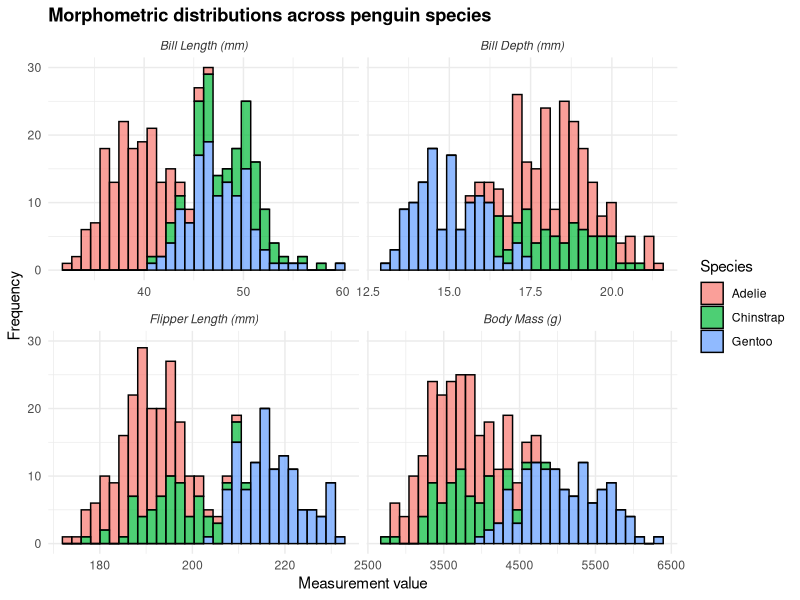

Source code (R):
## ---- chunk 1
knitr::opts_chunk$set(
  echo = TRUE,
  include = TRUE,
  message = FALSE,
  warning = FALSE)
## ---- chunk 2
#| message: true
#| warning: false
rm(list = ls())
## ---- chunk 3
# in the console:
#   credentials::git_credential_ask()
#   usethis::git_sitrep()

# if error message comes up that default branch is origin when it should be "main", enter this in the console:
#   usethis::git_default_branch_rediscover()

# in the console:
#   usethis::use_git()
#   usethis::use_github()

# in RStudio terminal:
  # git remote add origin https://github.com/katiedyck/MB5370_Module02.git
  # git push -u origin main
  # git push
## ---- chunk 4
library(tidyverse)  # includes `stringr` and `lubridate` packages
library(here)
library(readxl)
library(palmerpenguins)
## ---- chunk 5
#| code-fold: false

table1 <- table1
table1
## ---- chunk 6
#| code-fold: false

table2 <- table2
table2

table3 <- table3
table3
## ---- chunk 7
#| code-fold: false

table1 |> 
  pivot_longer(cols = c("cases", "population"),
               names_to = "case_type",
               values_to = "case_count")
## ---- chunk 8
#| code-fold: false

table2 |> 
  pivot_wider(names_from = "type", values_from = "count")
## ---- chunk 9
billboard <- billboard
billboard
## ---- chunk 10
#| code-fold: false

billboard |> 
  pivot_longer(cols = starts_with("wk"),  # so the first 3 columns are not pivoted
               names_to = "week",
               values_to = "rank")
## ---- chunk 11
#| code-fold: false

billboard |> 
  pivot_longer(cols = starts_with("wk"),
               names_to = "week",
               values_to = "rank",
               values_drop_na = TRUE)
## ---- chunk 12
#| code-fold: false

billboard |> 
  pivot_longer(cols = starts_with("wk"),
               names_to = "week",
               values_to = "rank",
               values_drop_na = TRUE,
               names_prefix = "wk") |> 
  mutate(week = as.numeric(week))
## ---- chunk 13
cms_patient_experience <- cms_patient_experience
cms_patient_experience
## ---- chunk 14
#| code-fold: false

cms_patient_experience |> 
  distinct(measure_cd, measure_title)
## ---- chunk 15
#| code-fold: false

cms_patient_experience |> 
  pivot_wider(id_cols = starts_with("org"),   # tells pivot_wider which columns have values that are unique to each row
              names_from = measure_title,
              values_from = prf_rate)
## ---- chunk 16
penguins <- penguins
penguins
## ---- chunk 17
#| code-fold: true

penguins_long <- penguins |> 
  pivot_longer(cols = c(bill_length_mm, bill_depth_mm, flipper_length_mm, body_mass_g),
               names_to = "measurement_type",
               values_to = "value")

penguins_long
## ---- chunk 18
#| code-fold: true

penguins_long |>
  drop_na(value) |>
  mutate(
    # Create a new factor variable with desired labels for facets
    measurement_type_labeled = factor(measurement_type,
      levels = c(
        "bill_length_mm", "bill_depth_mm",
        "flipper_length_mm", "body_mass_g"
      ),
      labels = c(
        "Bill Length (mm)", "Bill Depth (mm)",
        "Flipper Length (mm)", "Body Mass (g)"
      )
    )
  ) |>
  ggplot(aes(x = value, fill = species)) +
  geom_histogram(bins = 30, alpha = 0.7, colour = "black") +
  # Use the new labeled variable for faceting
  facet_wrap(~ measurement_type_labeled, scales = "free_x") +
  theme_minimal() +
  labs(
    title = "Morphometric distributions across penguin species",
    x = "Measurement value",
    y = "Frequency"
  ) +
  theme(
    plot.title = element_text(face = "bold"),
    strip.text = element_text(face = "italic", colour = "grey20")
  ) +
  scale_fill_discrete(name = "Species")
## ---- chunk 19
#| code-fold: true

mass_summary <- penguins |> 
  drop_na(body_mass_g) |> 
  group_by(species, island) |> 
  summarise(mean_mass = mean(body_mass_g))

mass_summary
## ---- chunk 20
#| code-fold: true

mass_matrix <- mass_summary |> 
  pivot_wider(names_from = island,     # which column provides new column headers
              values_from = mean_mass)   # which columns provides values to fill new columns

mass_matrix
## ---- chunk 21
table3
## ---- chunk 22
#| code-fold: false

table3 |> 
  separate(rate, into = c("cases", "population"))
## ---- chunk 23
#| output: false
#| code-fold: false

table3 |> 
  separate(rate, into = c("cases", "population"), sep = "/")
# gives the same output as the previous code chunk
## ---- chunk 24
#| code-fold: false

table3 |> 
  separate(rate, into = c("cases", "population"), sep = "/", convert = TRUE)
## ---- chunk 25
#| code-fold: false

table3 |> 
  separate(year, into = c("century", "year"), sep = 2)
## ---- chunk 26
table5
## ---- chunk 27
#| code-fold: false

table5 |> 
  unite(col = new, century, year, sep = "")   # no separator - default is "_"
## ---- chunk 28
# Very messy data frame of field sites
messy_sites <- tibble(
  site_id = c(" Nelly Bay", "nelly_bay", "NELLY BAY", " Geoffrey_Bay ", "geoffrey bay")
)
print(messy_sites)
## ---- chunk 29
#| code-fold: false

clean_sites <- messy_sites |>
  mutate(
    # 1. Convert everything to lowercase
    site_clean = str_to_lower(site_id),
    # 2. Replace any spaces with underscores
    site_clean = str_replace_all(site_clean, pattern = " ", replacement = "_"),
    # 3. Trim any leading or trailing whitespace (invisible spaces at the ends)
    site_clean = str_trim(site_clean),
    # 4. Remove any trailing or leading underscores
    site_clean = str_replace_all(site_clean, pattern = "^_+|_+$", replacement = ""),
    # 5. Replace underscores with spaces
    site_clean = str_replace_all(site_clean, pattern = "_", replacement = " "),
    # 6. Convert to title case (first letter of each word capitalized)
    site_clean = str_to_title(site_clean)
  )

clean_sites
## ---- chunk 30
#| code-fold: false

date_1 <- dmy("25/12/2026")
date_2 <- ymd("2026-12-25")

# R now recognizes these as identical Date objects
date_1 == date_2
## ---- chunk 31
#| code-fold: false

# A tibble of raw sensor data with a messy character timestamp
sensor_data <- tibble(
  raw_time = c("14-05-2026 08:30:00", "14-05-2026 08:45:00", "14-05-2026 09:00:00"),
  temperature = c(24.5, 24.6, 24.4)
)
sensor_data

# Converting character strings to true POSIXct datetime objects
sensor_clean <- sensor_data |>
  mutate(
    true_time = dmy_hms(raw_time)   # create a new column called "raw_time"
  )
sensor_clean
## ---- chunk 32
#| code-fold: false

# Table 1: Biological observation data
observations <- tibble(
  site_code = c("NB", "GB", "MI", "NB", "HB"),
  species = c("Trout", "Snapper", "Trout", "Cod", "Trout"),
  count = c(5, 2, 1, 3, 8)
)
observations

# Table 2: Spatial metadata
site_metadata <- tibble(
  site_code = c("NB", "GB", "MI", "RP", "WP"),
  zone = c("Marine National Park", "Conservation Park", "Habitat Protection", "General Use", "Other Use"),
  lat = c(-19.16, -19.15, -19.14, -19.12, -19.11)
)
site_metadata
## ---- chunk 33
#| code-fold: false

joined_data <- observations |> 
  left_join(site_metadata, by = join_by(site_code))

joined_data
## ---- chunk 34
#| code-fold: false

observations |> 
  right_join(site_metadata, by = join_by(site_code))
## ---- chunk 35
#| code-fold: false

matched_data <- observations |>
  inner_join(site_metadata, by = join_by(site_code))

matched_data
## ---- chunk 36
#| code-fold: false

# Which observations are missing from our metadata dictionary?
missing_context <- observations |>
  anti_join(site_metadata, by = join_by(site_code))

print(missing_context)
## ---- chunk 37
# Raw data from an old temperature logger
logger_data <- tibble(
  depth_m = c(10, 20, 30, 40),
  temp_c = c(24.5, 24.1, -999, 23.5)) # -999 is a known sensor error code

logger_data
## ---- chunk 38
#| code-fold: false

# Convert the -999 error codes to true NA values
fixed_logger <- logger_data |>
  mutate(temp_c = na_if(temp_c, -999))

fixed_logger
